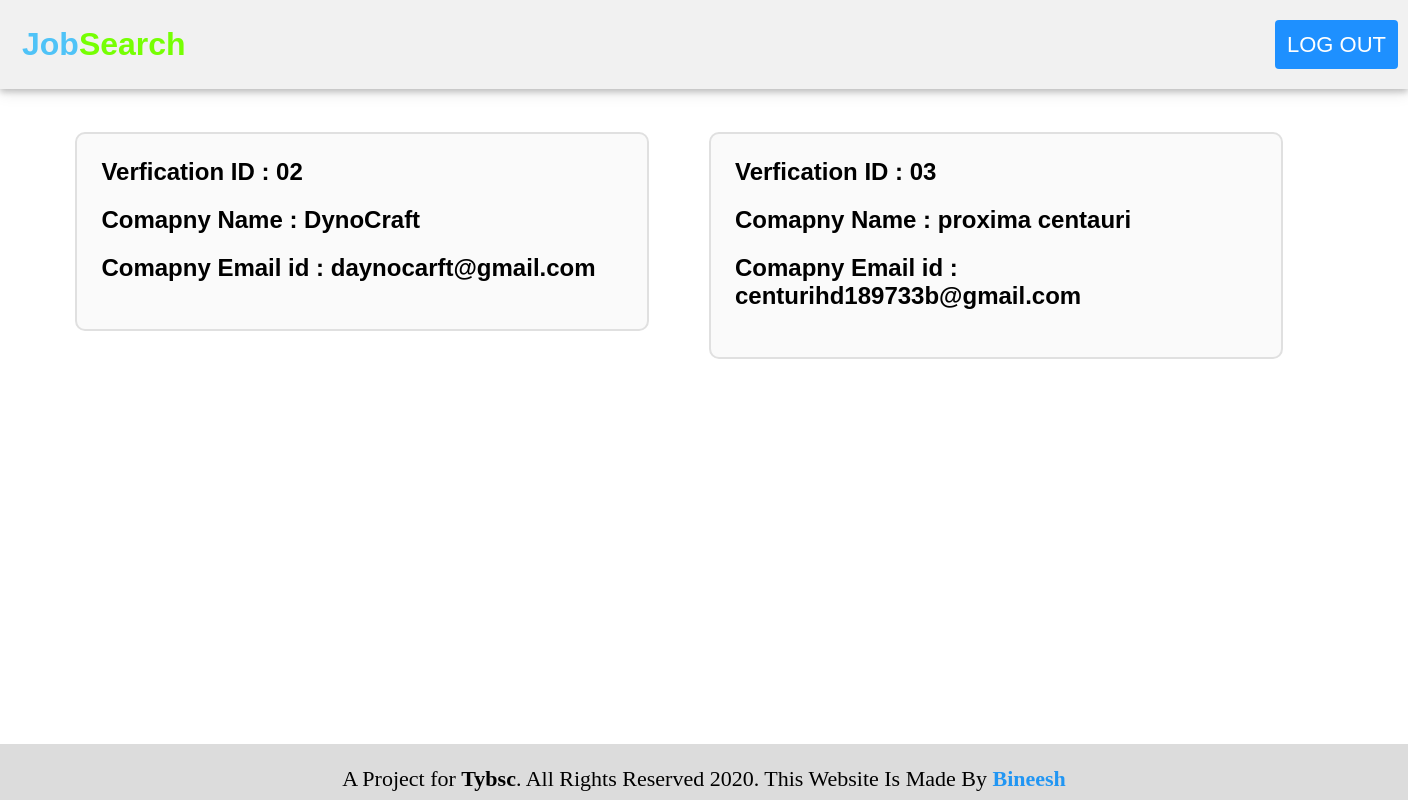
The app's page /admin.php (signed in) with its own data.
### tables this page shows
CREATE TABLE IF NOT EXISTS `company` (
  `srno` varchar(250) NOT NULL,
  `cname` varchar(250) NOT NULL,
  `jobtitle` varchar(250) NOT NULL,
  `salary` varchar(250) NOT NULL,
  `qualification` varchar(250) NOT NULL,
  `requirements` varchar(250) NOT NULL,
  `experience` varchar(250) NOT NULL,
  `jobtiming` varchar(250) NOT NULL,
  `jobaddress` varchar(250) NOT NULL,
  `interviewtiming` varchar(250) NOT NULL,
  `interviewaddress` varchar(250) NOT NULL,
  `hrname` varchar(250) NOT NULL,
  `hrnumber` varchar(250) NOT NULL,
  `emailid` varchar(250) NOT NULL,
  `password` varchar(250) NOT NULL,
  `imagesrc` varchar(250) NOT NULL,
  `permission` varchar(250) NOT NULL,
  PRIMARY KEY (`srno`,`hrnumber`,`emailid`,`password`)
);

### admin.php (the view, shortened to what this page needs)
<?php
	include("connection.php");
	$adminuser = $_SESSION['aun'];
?>
<!DOCTYPE html>
<html>
	<head>
		<link rel="stylesheet" href="css/header.css">
		<link rel="stylesheet" href="css/footer.css">
		<link rel="stylesheet" href="css/rowcolstyle.css">
		<link rel="stylesheet" href="css/homestyle.css">
	</head>
	<body>
		<div class="header" id="navbar">
			<a href="home.php" class="logo"><span style="color:#4FC3F7;">Job</span><span style="color:#76FF03;">Search</span></a>
			<div class="header-right">
				<a href="logout.php" class="active">LOG OUT</a>
			</div>
		</div>
		<div class="content">
			<div class="homedesign">
				<div class="row">
					<?php
						if($adminuser){
							$adminquery = "select * from company where permission='Not Confirmed'";
							$adminuserdata = mysqli_query($conn, $adminquery);
							while($adminresult = mysqli_fetch_assoc($adminuserdata)){
								?>
								<div class="col">
									<div class="boxtitle">
										<form action="" method="post">
											<h2>Verfication ID : <?php echo "0".$adminresult['srno'];?></h2>
											<h2>Comapny Name : <?php echo $adminresult['cname'];?></h2>
											<h2>Comapny Email id : <?php echo $adminresult['emailid'];?></h2>
											<input type="submit" value="View More" name="companydetailsfv" class="btn">
										</form>
									</div>
								</div>
								<?php
							}
						}
					?>
				</div>
			</div>
		</div>
		<div class="footer">
			<p>A Project for <b>Tybsc</b>. All Rights Reserved <i class="fa fa-copyright" aria-hidden="true"></i> 2020. This Website Is Made By <a href="">Bineesh</a></p>
		</div>
	</body>
</html>

### css/header.css (style rules this page uses)
* { box-sizing: border-box; }
body { margin: 0; font-family: Arial, Helvetica, sans-serif; }
.header { overflow: hidden; background-color: #f1f1f1; padding: 20px 10px; box-shadow: 0 3px 6px 0 rgba(0, 0, 0, 0.2), 0 4px 15px 0 rgba(0, 0, 0, 0.10); }
.header a { float: left; color: black; text-align: center; padding: 12px; text-decoration: none; font-size: 22px; line-height: 25px; border-radius: 4px; }
.header a.logo { font-size: 32px; font-weight: bold; }
.header a.active { background-color: dodgerblue; color: white; }
.header-right { float: right; }

### css/footer.css (style rules this page uses)
.footer { position: fixed; left: 0; bottom: 0; width: 100%; height: 7%; background-color: #DCDCDC; color: black; text-align: center; }
.footer p { font-size: 22px; font-family: Cambria; }
.footer p a { text-decoration: none; font-weight: bold; color: #2196F3; }

### css/rowcolstyle.css (style rules this page uses)
.row:after { content: ""; display: table; clear: both; }
.col { float: left; width: 50%; margin-top: 10px; padding: 5px; }

### css/homestyle.css (style rules this page uses)
* { box-sizing: border-box; }
body { margin: 0; }
.homedesign { margin-top:1%; margin-left: 4%; margin-right: 4%; margin-bottom: 6%; padding: 1%; }
.boxtitle { background-color: #FAFAFA; border: 2px solid #E0E0E0; border-radius: 10px; padding: 4px; margin-right: 50px; }
.boxtitle h2 { margin-left: 20px; }
.btn { margin-left: 690px; background: transparent; color: blue; border: none; font-size: 18px; }

### records on screen
company: srno "2", cname "DynoCraft", emailid "daynocarft@gmail.com"
company: srno "3", cname "proxima centauri", emailid "centurihd189733b@gmail.com"
